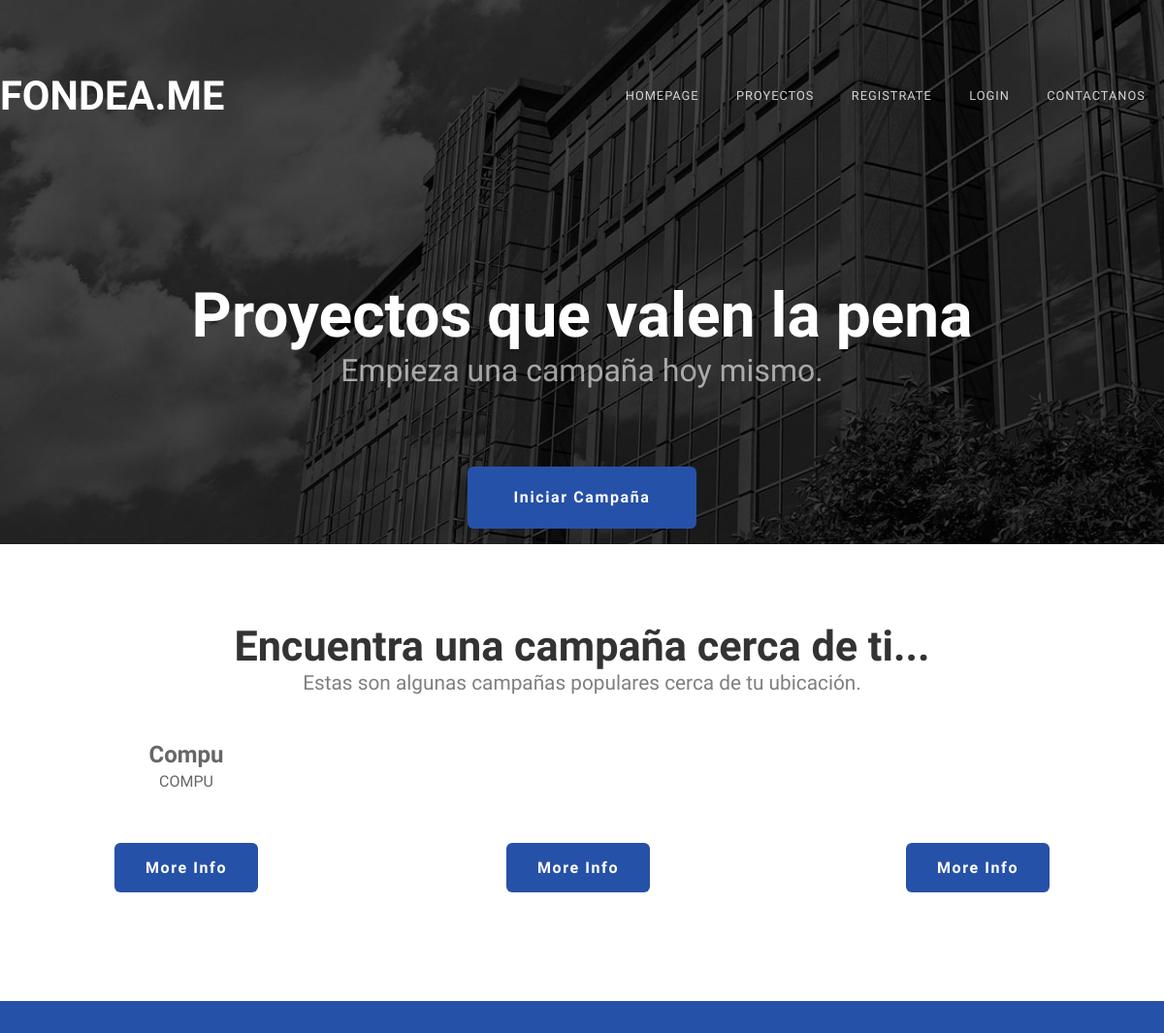
The app's page / (upper part), older data.
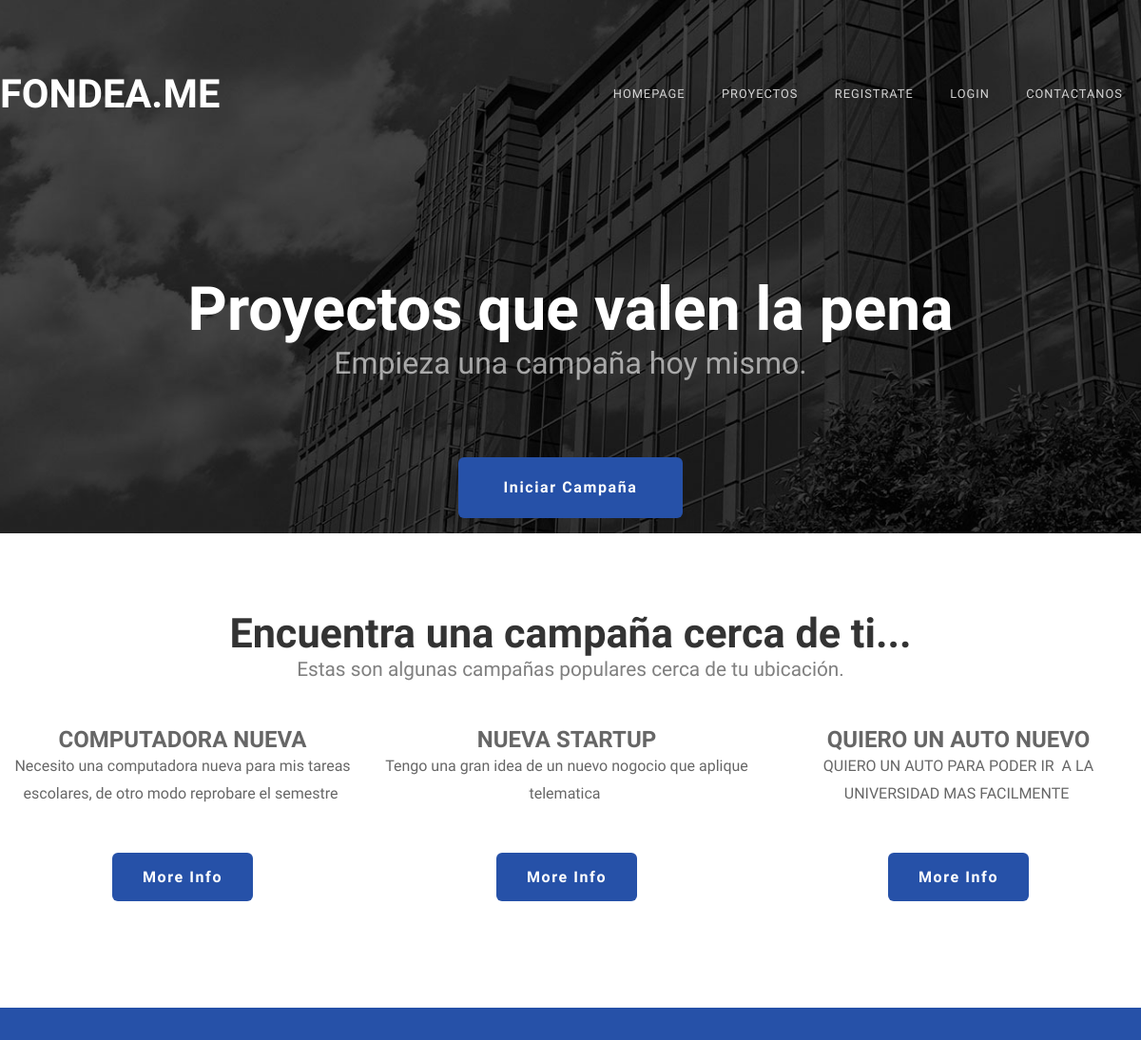
The same page, newer data.
### proyectos/models.py (models this page shows)
class Proyect(models.Model):
    name = models.CharField(max_length=50)
    goal = models.FloatField()
    actual = models.FloatField()
    deadline = models.DateField(auto_now_add=False)
    description = models.CharField(max_length=1500)
    image = models.ImageField(default = 'null', upload_to = "Proyects")
    made = models.DateTimeField(auto_now_add = True)
    upload = models.DateTimeField(auto_now = True)
    category = models.ForeignKey("Category", verbose_name=("Category"), on_delete=models.CASCADE)
    userOwner = models.ForeignKey(User, verbose_name=("Owner"), related_name='Owner',on_delete=models.CASCADE)
    Patrons = models.ManyToManyField(User,
        through = 'Patron',
        through_fields = ('proyecto','patron'),
        verbose_name=("Patrons"),
        default = 'null')

### proyectos/views.py (the view)
# urls.py: path('', proyecto.index , name = "index"),
def index(request):
    proyectos_destacado = Proyect.objects.all()[:3]
    return render(request, 'index.html',{
        'proys' : proyectos_destacado
    })

### proyectos/templates/index.html (shortened to what this page needs)
{% extends 'layout.html' %}
{% block index %}
    <div id="banner" class="container">
		<div class="title">
			<h2>Proyectos que valen la pena</h2>
			<span class="byline">Empieza una campaña hoy mismo.</span>
		</div>
		<ul class="actions">
			<li><a href="{% if User %}{% url 'newproyect' User%}{% else %}{% url 'login' %}{% endif %}" class="button">Iniciar Campaña</a></li>
		</ul>
	</div>
{% endblock  %}
{% block content %}
    <div id="wrapper">
	<div id="three-column" class="container">
		<div class="title">
			<h2>Encuentra una campaña cerca de ti...</h2>
			<span class="byline">Estas son algunas campañas populares cerca de tu ubicación.</span>
		</div>
		<div class="boxA">
			<h2>{{proys.0.name}}</h2>
			{{proys.0.description|safe }}
		</div>
		<div class="boxB">
			<h2>{{proys.1.name}}</h2>
			{{proys.1.description|safe }}
		</div>
		<div class="boxC">
			<h2>{{proys.2.name}}</h2>
			{{proys.2.description|safe }}
		</div>
	</div>
	<div id="three-column" class="container">
		<div class="boxA">
			<a href="{% if User %}{% url 'proyectoLoged' User proys.0.id%}{% else %}{% url 'proyecto' proys.0.id%}{% endif %}" class="button button-alt">More Info</a>
		</div>
		<div class="boxB">
			<a href="{% if User %}{% url 'proyectoLoged' User proys.1.id%}{% else %}{% url 'proyecto' proys.1.id%}{% endif %}" class="button button-alt">More Info</a>
		</div>
		<div class="boxC">
			<a href="{% if User %}{% url 'proyectoLoged' User proys.2.id%}{% else %}{% url 'proyecto' proys.2.id %}{% endif %}" class="button button-alt">More Info</a>
		</div>
	</div>
    </div>
    <div id="welcome">
    </div>
{% endblock  %}

Row changes from the older to the newer data that the page shows:
removed Proyect: name "Compu", description "COMPU"
added Proyect: name "COMPUTADORA NUEVA", description "Necesito una computadora nueva para mis tareas escolares, de otro modo reprobare el semestre"
added Proyect: name "NUEVA STARTUP", description "Tengo una gran idea de un nuevo nogocio que aplique telematica"
added Proyect: name "QUIERO UN AUTO NUEVO", description "QUIERO UN AUTO PARA PODER IR A LA UNIVERSIDAD MAS FACILMENTE"
